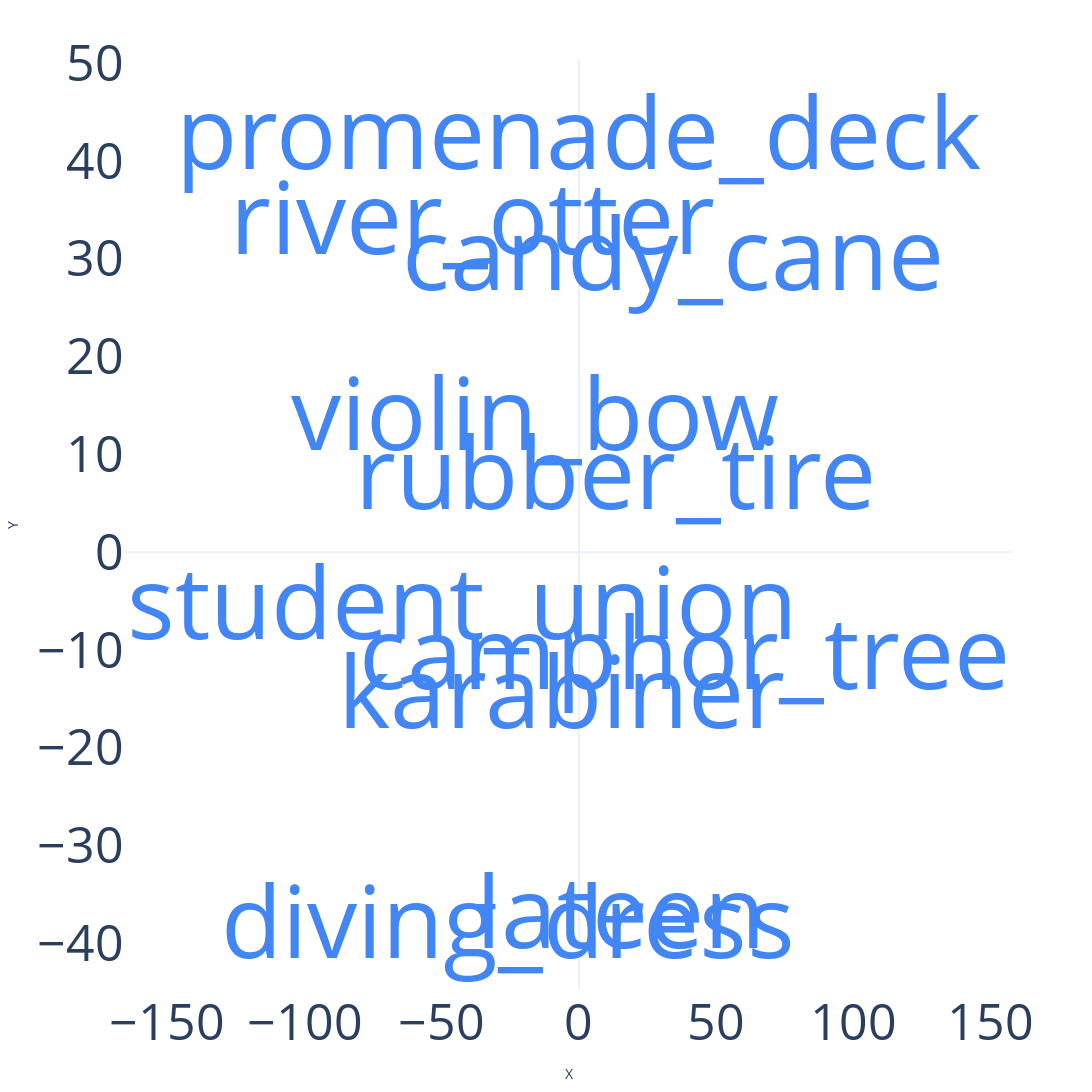

Notebook code for this chart:
### Code cell
embedded = TSNE(n_components=2, learning_rate=lr,random_state=seed, init=init_method, perplexity=perp, n_iter=n_iter).fit_transform(X)

# array_X = embedded[:len(X)]
array_X = embedded[:len(X)]
# array_Y = embedded[len(X):]


#DF
df = pd.DataFrame(embedded, columns=["X", "Y"])
# words = words_X + words_Y
words = words_X
df['words'] = words
# df['Modalities'] = ['MAE-Huge_Mapped'] * len(array_X)


# Scatter plot using Plotly Express
fig = px.scatter(df, x="X", y='Y')

# Add annotations for each text label with custom colors
for index, row in df.iterrows():
    fig.add_annotation(x=row['X'], y=row['Y'], text=row['words'], showarrow=False, font=dict(color="#4285f4", size=100))

fig.update_traces(
    mode='text',  # Set mode to display only text
    textposition='top center',  # Adjust the position of the text labels
    marker=dict(size=0),  # Set marker size to 0 to remove scatter points
    # textfont=dict(color="blue") # Specify text color for each class
)

# Customize the legend
fig.update_layout(
    # legend_title_text='Modalities',  # Set legend title
    # legend=dict(orientation="h", yanchor="bottom", y=1.02, xanchor="right", x=1), # Adjust legend position
    template="plotly_white",
    xaxis=dict(showgrid=False,tickfont=dict(size=50)),
    yaxis=dict(showgrid=False,tickfont=dict(size=50)),
    width=2000,
    height=2000
    # Update layout to remove grid
)

# Show the plot
fig.show()
fig.write_image("mae_before.png")

### Figure 1 — Plotly figure (JSON) as saved in the notebook; plotly's stock layout.template omitted (floating-point values rounded to 4 significant figures)
{"data": [{"hovertemplate": "X=%{x}<br>Y=%{y}<extra></extra>", "legendgroup": "", "marker": {"color": "#636efa", "size": 0, "symbol": "circle"}, "mode": "text", "name": "", "orientation": "v", "showlegend": false, "textposition": "top center", "type": "scatter", "x": [-25.97, -38.73, 15.0, -0.1872, 13.29, 38.48, -16.02, -6.478, -42.61, 34.23], "xaxis": "x", "y": [-37.5, 34.46, -36.49, 43.17, 8.457, -9.969, 14.41, -13.94, -4.875, 30.76], "yaxis": "y"}], "layout": {"annotations": [{"font": {"color": "#4285f4", "size": 100}, "showarrow": false, "text": "diving_dress", "x": -25.97, "y": -37.5}, {"font": {"color": "#4285f4", "size": 100}, "showarrow": false, "text": "river_otter", "x": -38.73, "y": 34.46}, {"font": {"color": "#4285f4", "size": 100}, "showarrow": false, "text": "lateen", "x": 15.0, "y": -36.49}, {"font": {"color": "#4285f4", "size": 100}, "showarrow": false, "text": "promenade_deck", "x": -0.1872, "y": 43.17}, {"font": {"color": "#4285f4", "size": 100}, "showarrow": false, "text": "rubber_tire", "x": 13.29, "y": 8.457}, {"font": {"color": "#4285f4", "size": 100}, "showarrow": false, "text": "camphor_tree", "x": 38.48, "y": -9.969}, {"font": {"color": "#4285f4", "size": 100}, "showarrow": false, "text": "violin_bow", "x": -16.02, "y": 14.41}, {"font": {"color": "#4285f4", "size": 100}, "showarrow": false, "text": "karabiner", "x": -6.478, "y": -13.94}, {"font": {"color": "#4285f4", "size": 100}, "showarrow": false, "text": "student_union", "x": -42.61, "y": -4.875}, {"font": {"color": "#4285f4", "size": 100}, "showarrow": false, "text": "candy_cane", "x": 34.23, "y": 30.76}], "height": 2000, "legend": {"tracegroupgap": 0}, "margin": {"t": 60}, "width": 2000, "xaxis": {"anchor": "y", "domain": [0, 1], "showgrid": false, "tickfont": {"size": 50}, "title": {"text": "X"}}, "yaxis": {"anchor": "x", "domain": [0, 1], "showgrid": false, "tickfont": {"size": 50}, "title": {"text": "Y"}}}}
